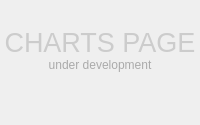
      <widget class="QWidget" name="charts_page_widget">
       <layout class="QHBoxLayout" name="horizontalLayout_4">
        <property name="spacing">
         <number>0</number>
        </property>
        <property name="leftMargin">
         <number>0</number>
        </property>
        <property name="topMargin">
         <number>0</number>
        </property>
        <property name="rightMargin">
         <number>0</number>
        </property>
        <property name="bottomMargin">
         <number>0</number>
        </property>
        <item>
         <widget class="QWidget" name="widget" native="true">
          <layout class="QVBoxLayout" name="verticalLayout_5" stretch="2,0,0,4">
           <property name="spacing">
            <number>0</number>
           </property>
           <property name="leftMargin">
            <number>0</number>
           </property>
           <property name="topMargin">
            <number>0</number>
           </property>
           <property name="rightMargin">
            <number>0</number>
           </property>
           <property name="bottomMargin">
            <number>0</number>
           </property>
           <item>
            <spacer name="verticalSpacer_2">
             <property name="orientation">
              <enum>Qt::Vertical</enum>
             </property>
             <property name="sizeHint" stdset="0">
              <size>
               <width>20</width>
               <height>40</height>
              </size>
             </property>
            </spacer>
           </item>
           <item>
            <widget class="QLabel" name="label">
             <property name="font">
              <font>
               <pointsize>20</pointsize>
              </font>
             </property>
             <property name="styleSheet">
              <string notr="true">color: #ccc</string>
             </property>
             <property name="text">
              <string>CHARTS PAGE</string>
             </property>
             <property name="alignment">
              <set>Qt::AlignCenter</set>
             </property>
            </widget>
           </item>
           <item>
            <widget class="QLabel" name="label_2">
             <property name="styleSheet">
              <string notr="true">color: #aaa</string>
             </property>
             <property name="text">
              <string>under development</string>
             </property>
             <property name="alignment">
              <set>Qt::AlignCenter</set>
             </property>
            </widget>
           </item>
           <item>
            <spacer name="verticalSpacer_3">
             <property name="orientation">
              <enum>Qt::Vertical</enum>
             </property>
             <property name="sizeHint" stdset="0">
              <size>
               <width>20</width>
               <height>40</height>
              </size>
             </property>
            </spacer>
           </item>
          </layout>
         </widget>
        </item>
       </layout>
      </widget>
